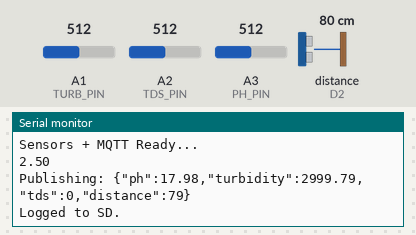
Bench run of a sketch on a simulated Arduino Nano RP2040 Connect. Shown: the last lines printed to the serial monitor. Wiring (inferred from the names in the program): ultrasonic range finder: trigger D3; echo D2. The inputs (shaded band) are chosen by the test bench; at power-on: distance to the obstacle (sensor on D2) 80 cm, A1 (TURB_PIN) = 512, A3 (PH_PIN) = 512, A2 (TDS_PIN) = 512. The echo pulse lasts 58.3 µs per cm; WiFi joins after 1.5 s; servers stay silent unless stated; storage starts empty; no MQTT or app messages arrive unless stated.

Above: at 2.7 s.
2.8 s: distance to the obstacle (sensor on D2) set to 2 cm
At 3.98 s:
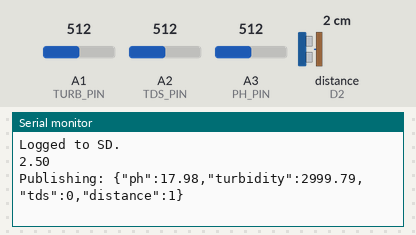
4.3 s: A1 (TURB_PIN) set to 716
At 5.2 s:
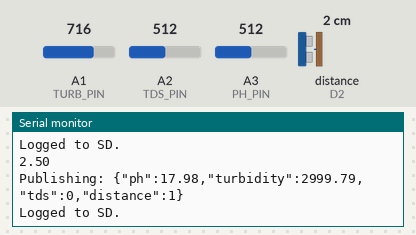
5.8 s: A3 (PH_PIN) set to 716
At 7.0 s:
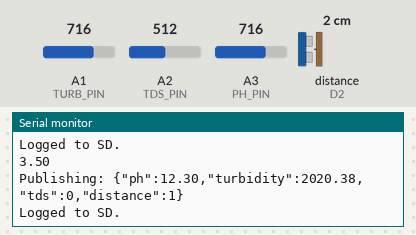
7.3 s: distance to the obstacle (sensor on D2) set to 4 cm
At 8.7 s:
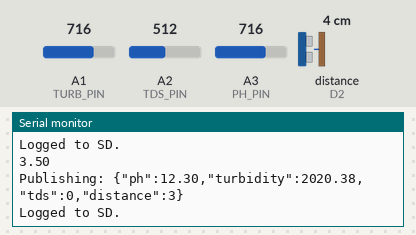
8.8 s: A1 (TURB_PIN) set to 810
10.3 s: distance to the obstacle (sensor on D2) set to 60 cm
At 11.1 s:
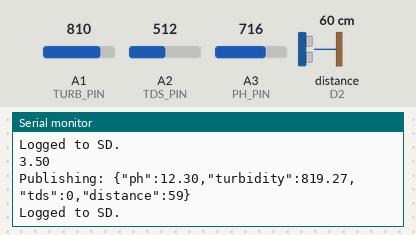
Timing chart, 0 to 13.3 s (numbered marks = the images above; inputs shaded):
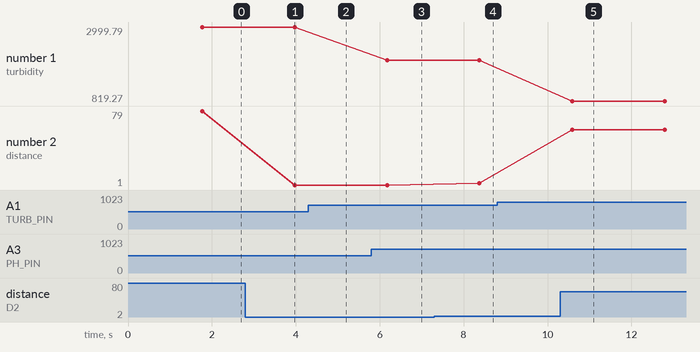

The sketch:

WaterQualityMqttRP2040.ino
```cpp
#include <WiFiNINA.h>
#include <PubSubClient.h>
#include <SD.h>
#include <SPI.h>

// =================== WiFi Credentials ===================
const char* ssid = "your_ssid";
const char* password = "your_password";

// =================== MQTT Broker ===================
const char* mqtt_server = "broker.hivemq.com";
const int mqtt_port = 1883;
const char* mqtt_topic = "your_topic";

WiFiClient wifiClient;
PubSubClient client(wifiClient);

// =================== Sensor Pins ===================
#define TURB_PIN A1
#define TDS_PIN  A2
#define PH_PIN   A3
#define TRIG_PIN 3
#define ECHO_PIN 2

// SD CARD
#define SD_CS 10

// =================== TDS Variables ===================
#define VREF 5.0
#define SCOUNT 30

int analogBuffer[SCOUNT];
int analogBufferTemp[SCOUNT];
int analogIndex = 0;

float temperature = 25;

// FUNCTION DECLARATIONS
float readPH();
float readTurbidity();
float readTDS();
int   readDistance();
int   getMedianNum(int bArray[], int iFilterLen);

// =================== MQTT Reconnect ===================
void reconnect() {
  while (!client.connected()) {
    Serial.print("Connecting to MQTT... ");
    if (client.connect("ArduinoPublisher")) {
      Serial.println("Connected!");
    } else {
      Serial.print("Failed. rc=");
      Serial.print(client.state());
      Serial.println(" retrying in 3 sec...");
      delay(3000);
    }
  }
}

// =================== SETUP ===================
void setup() {
  Serial.begin(115200);

  pinMode(TRIG_PIN, OUTPUT);
  pinMode(ECHO_PIN, INPUT);

  // WiFi
  Serial.print("Connecting to WiFi...");
  WiFi.begin(ssid, password);
  while (WiFi.status() != WL_CONNECTED) {
    delay(400);
    Serial.print(".");
  }
  Serial.println("\nWiFi Connected!");
  Serial.print("IP: ");
  Serial.println(WiFi.localIP());

  // MQTT
  client.setServer(mqtt_server, mqtt_port);
  reconnect();

  // SD CARD
  Serial.print("Initializing SD card... ");
  if (!SD.begin(SD_CS)) {
    Serial.println("SD Init Failed!");
  } else {
    Serial.println("SD Ready.");
  }

  Serial.println("Sensors + MQTT Ready...");
}

// =================== LOOP ===================
void loop() {
  if (!client.connected()) reconnect();
  client.loop();

  float phValue    = readPH();
  float ntuValue   = readTurbidity();
  float tdsValue   = readTDS();
  int distanceCM   = readDistance();

  String payload = "{";
  payload += "\"ph\":" + String(phValue, 2) + ",";
  payload += "\"turbidity\":" + String(ntuValue, 2) + ",";
  payload += "\"tds\":" + String(tdsValue, 0) + ",";
  payload += "\"distance\":" + String(distanceCM);
  payload += "}";

  Serial.println("Publishing: " + payload);
  client.publish(mqtt_topic, payload.c_str());

  // LOG TO SD
  File file = SD.open("data.txt", FILE_WRITE);
  if (file) {
    file.println(payload);
    file.close();
    Serial.println("Logged to SD.");
  } else {
    Serial.println("SD Write Failed!");
  }

  delay(2000);
}

// =================== PH SENSOR ===================
float readPH() {
  int buf[10];
  for (int i = 0; i < 10; i++) {
    buf[i] = analogRead(PH_PIN);
    delay(10);
  }

  for (int i = 0; i < 9; i++)
    for (int j = i + 1; j < 10; j++)
      if (buf[i] > buf[j]) {
        int t = buf[i]; buf[i] = buf[j]; buf[j] = t;
      }

  unsigned long avgValue = 0;
  for (int i = 2; i < 8; i++) avgValue += buf[i];

  float voltage = avgValue * 5.0 / 1024 / 6;
  Serial.println(voltage);
  return -5.70 * voltage + 32.225;
}

// =================== TURBIDITY ===================
float readTurbidity() {
  float turbVolt = 0;

  for (int i = 0; i < 800; i++)
    turbVolt += analogRead(TURB_PIN) * 5.0 / 1023.0;

  turbVolt /= 800.0;

  if (turbVolt < 2.5) return 3000;
  return -1120.4 * turbVolt * turbVolt + 5742.3 * turbVolt - 4353.8;
}

// =================== ULTRASONIC ===================
int readDistance() {
  digitalWrite(TRIG_PIN, LOW);
  delayMicroseconds(5);

  digitalWrite(TRIG_PIN, HIGH);
  delayMicroseconds(10);
  digitalWrite(TRIG_PIN, LOW);

  long duration = pulseIn(ECHO_PIN, HIGH);
  return duration * 0.034 / 2;
}

// =================== TDS ===================
float readTDS() {
  static unsigned long sampleTiming = millis();
  if (millis() - sampleTiming > 40U) {
    sampleTiming = millis();
    analogBuffer[analogIndex] = analogRead(TDS_PIN);
    analogIndex++;
    if (analogIndex == SCOUNT) analogIndex = 0;
  }

  for (int i = 0; i < SCOUNT; i++)
    analogBufferTemp[i] = analogBuffer[i];

  float avgV = getMedianNum(analogBufferTemp, SCOUNT) * VREF / 1024.0;

  float compensation = 1 + 0.02 * (temperature - 25.0);
  float compV = avgV / compensation;

  return (133.42 * compV * compV * compV
        - 255.86 * compV * compV
        + 857.39 * compV) * 0.5;
}

// =================== MEDIAN FILTER ===================
int getMedianNum(int bArray[], int len) {
  int bTab[len];
  for (int i = 0; i < len; i++) bTab[i] = bArray[i];

  for (int j = 0; j < len - 1; j++)
    for (int i = 0; i < len - j - 1; i++)
      if (bTab[i] > bTab[i + 1]) {
        int t = bTab[i];
        bTab[i] = bTab[i + 1];
        bTab[i + 1] = t;
      }

  return bTab[(len - 1) / 2];
}
```

Measured:
- after the input at 2.8 s, the serial monitor: prints a new line after 1.2 s (image 1)
- after the input at 5.8 s, the serial monitor: prints a new line after 0.28 s (image 3)
- after the input at 7.3 s, the serial monitor: prints a new line after 1.1 s (image 4)
- after the input at 10.3 s, the serial monitor: prints a new line after 0.28 s (image 5)
- plotted number 2: 79 → 1 after the input at 2.8 s, 1 → 3 after the input at 7.3 s, 3 → 59 after the input at 10.3 s
